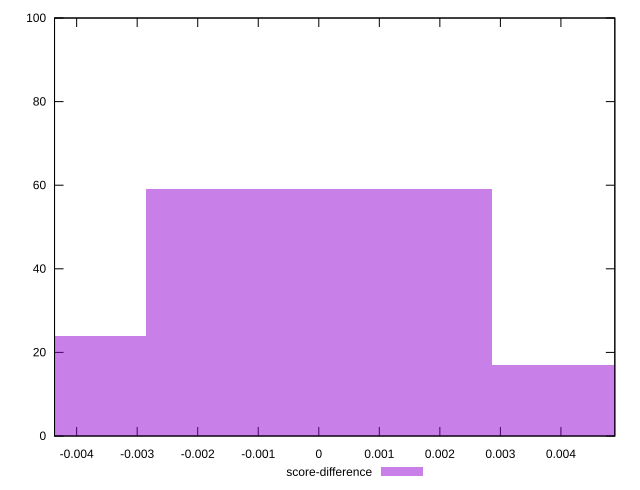

The gnuplot source for this figure:
reset

$scoreDifference <<EOF
0 59
-0.005709753915845639 24
0.005709753915845639 17
EOF

set key outside below
set boxwidth 0.005709753915845639
set xrange [-0.004365430344422161:0.0048903733976725094]
set yrange [0:100]
set trange [0:100]
set style fill transparent solid 0.5 noborder
set terminal svg size 640, 490 enhanced background rgb 'white'
set output "report_00008_2021-01-22T20:58:29.167/speed-index/samples/pages/score-difference/histogram.svg"

plot $scoreDifference title "score-difference" with boxes

reset
